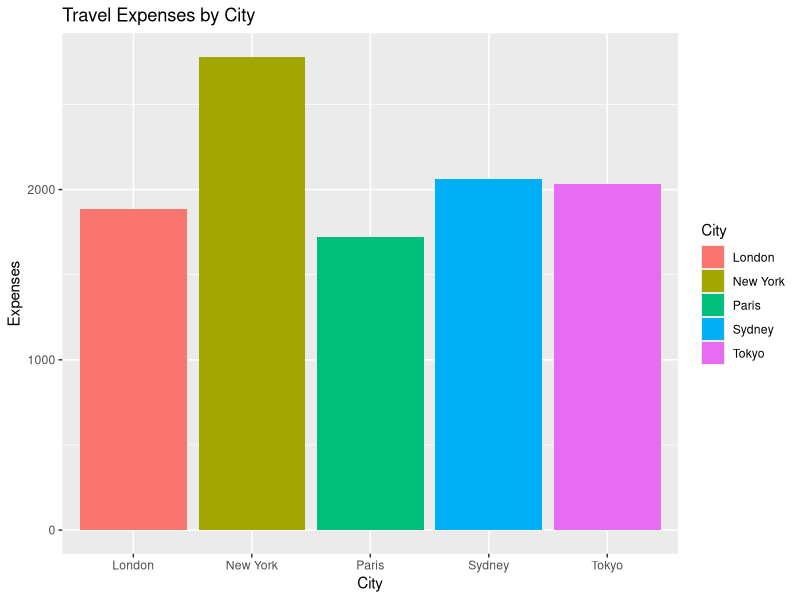
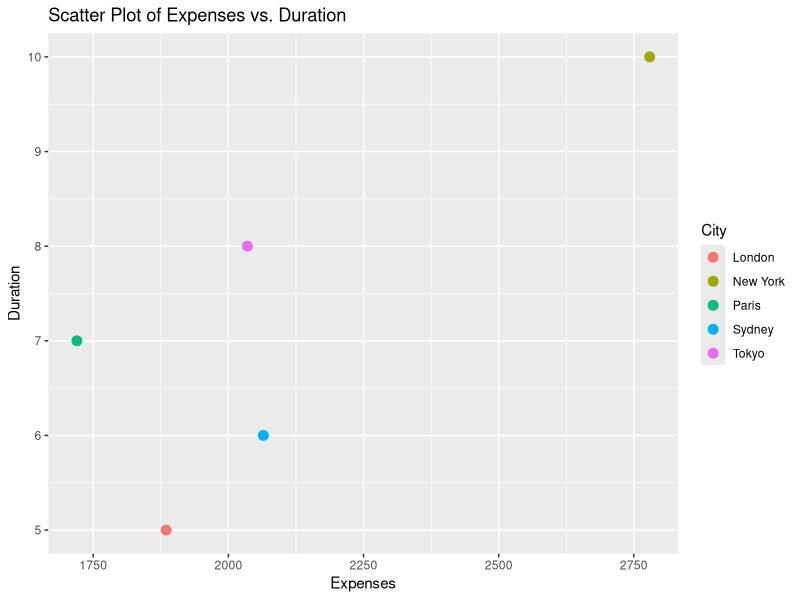
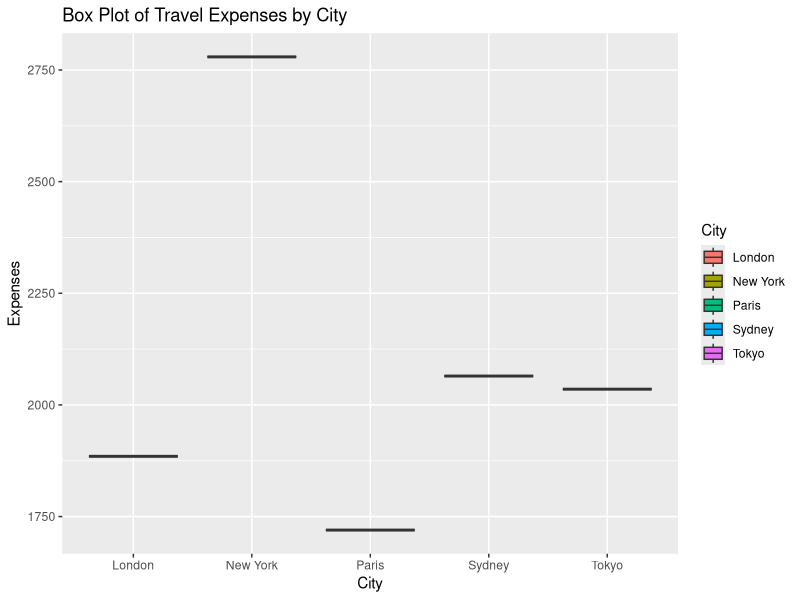
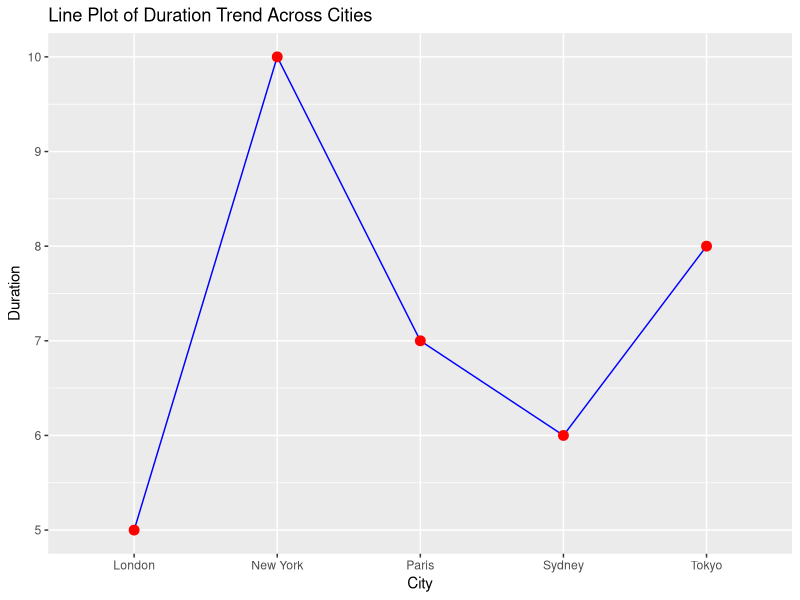
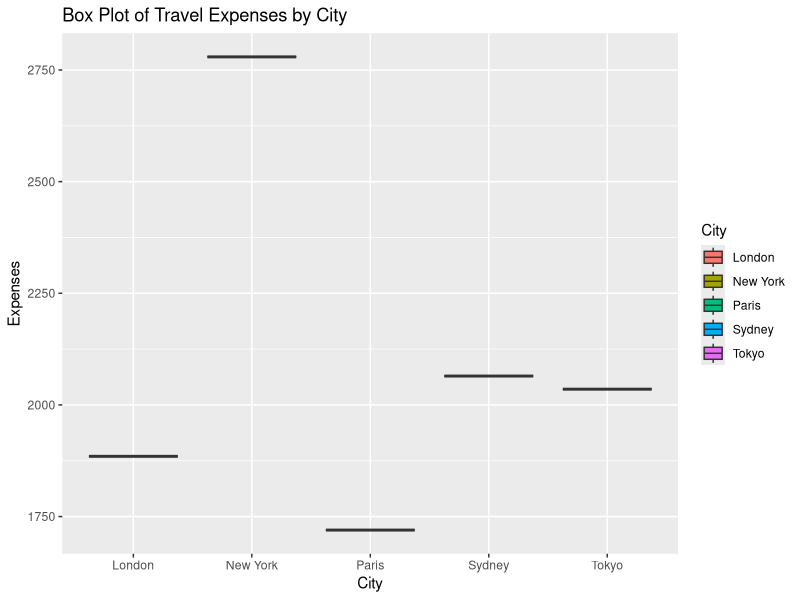
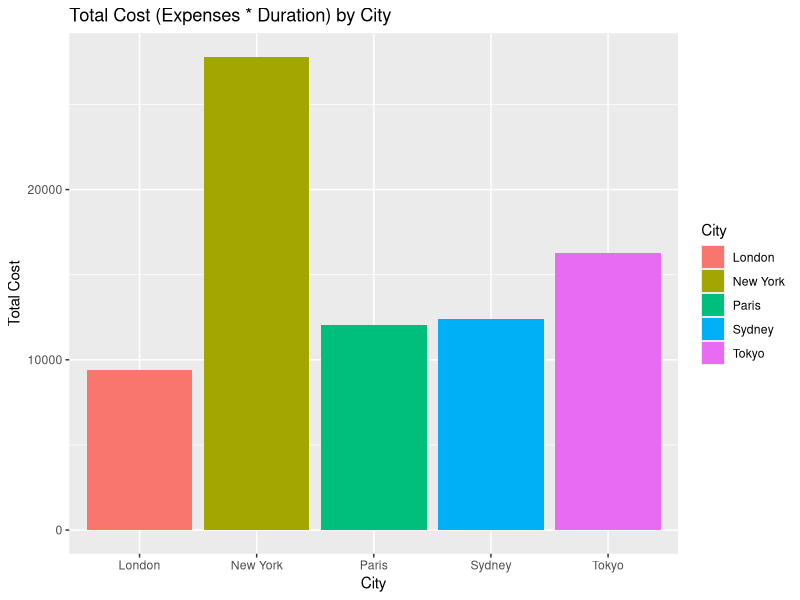
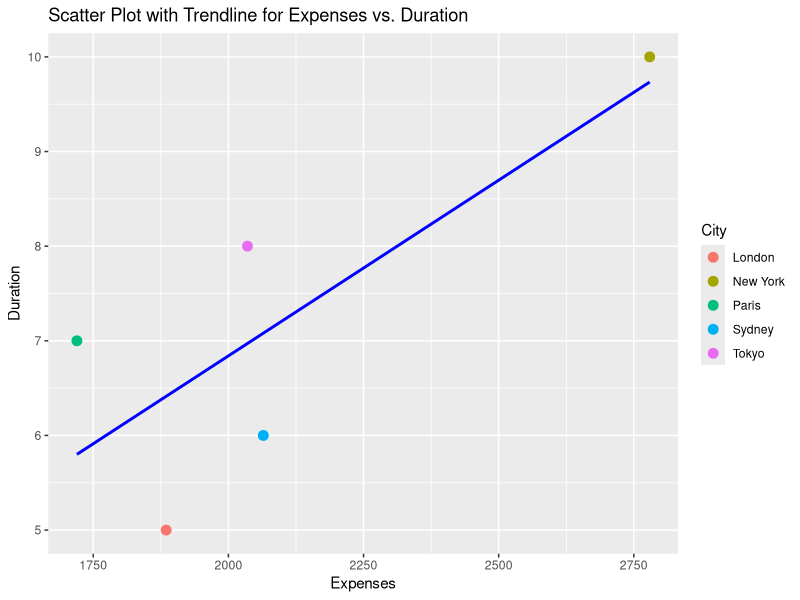
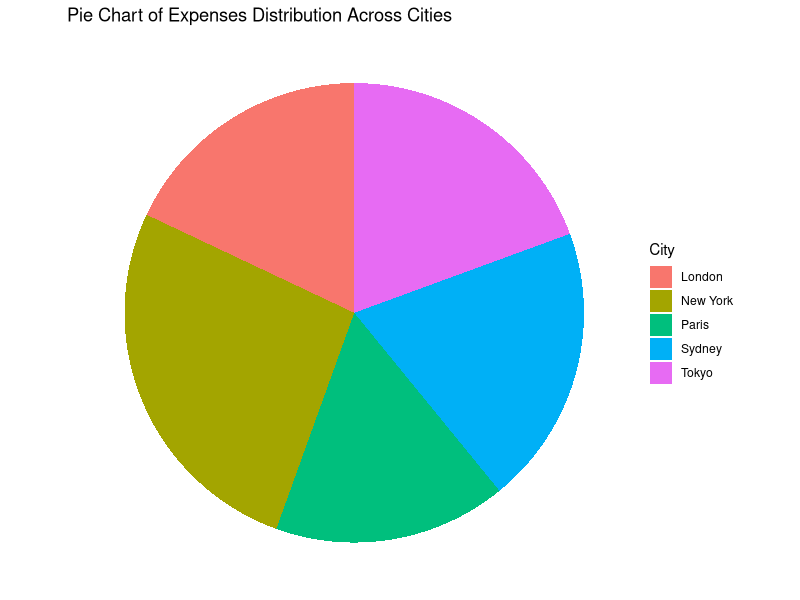

These charts were generated, in order, by the following R code:
install.packages("ggplot2")
library(ggplot2)
# Sample travel data
set.seed(123)
travel_data <- data.frame(
  City = c("Paris", "London", "New York", "Tokyo", "Sydney"),
  Expenses = rnorm(5, mean = 2000, sd = 500),
  Duration = c(7, 5, 10, 8, 6)
)
# Bar plot for Expenses by City
ggplot(travel_data, aes(x = City, y = Expenses, fill = City)) +
  geom_bar(stat = "identity") +
  labs(title = "Travel Expenses by City", x = "City", y = "Expenses")
# Scatter plot for Expenses vs. Duration
ggplot(travel_data, aes(x = Expenses, y = Duration, color = City)) +
  geom_point(size = 3) +
  labs(title = "Scatter Plot of Expenses vs. Duration", x = "Expenses", y = "Duration")

# Calculate total cost as Expenses * Duration
travel_data$total_cost <- travel_data$Expenses * travel_data$Duration

# Find the index of the minimum total cost
min_cost_index <- which.min(travel_data$total_cost)

# Display the recommended city
recommended_city <- travel_data$City[min_cost_index]
cat("The recommended city for the best combination of low expenses and short duration is:", recommended_city, "\n")

# Display the details of the recommended option
recommended_option <- travel_data[min_cost_index, ]
print(recommended_option)

# Box plot for Expenses by City
ggplot(travel_data, aes(x = City, y = Expenses, fill = City)) +
  geom_boxplot() +
  labs(title = "Box Plot of Travel Expenses by City", x = "City", y = "Expenses")

# Line plot for Duration trend across Cities
ggplot(travel_data, aes(x = City, y = Duration, group = 1)) +
  geom_line(color = "blue") +
  geom_point(color = "red", size = 3) +
  labs(title = "Line Plot of Duration Trend Across Cities", x = "City", y = "Duration")

# Box plot for Expenses by City
ggplot(travel_data, aes(x = City, y = Expenses, fill = City)) +
  geom_boxplot() +
  labs(title = "Box Plot of Travel Expenses by City", x = "City", y = "Expenses")


# Bar plot for Total Cost by City
ggplot(travel_data, aes(x = City, y = total_cost, fill = City)) +
  geom_bar(stat = "identity") +
  labs(title = "Total Cost (Expenses * Duration) by City", x = "City", y = "Total Cost")

# Scatter plot with Trendline for Expenses vs. Duration
ggplot(travel_data, aes(x = Expenses, y = Duration, color = City)) +
  geom_point(size = 3) +
  geom_smooth(method = "lm", se = FALSE, color = "blue") +
  labs(title = "Scatter Plot with Trendline for Expenses vs. Duration", x = "Expenses", y = "Duration")

# Pie chart for Distribution of Expenses across Cities
ggplot(travel_data, aes(x = "", y = Expenses, fill = City)) +
  geom_bar(stat = "identity", width = 1) +
  coord_polar("y") +
  labs(title = "Pie Chart of Expenses Distribution Across Cities", x = NULL, y = NULL) +
  theme_void()  # Remove axis labels and ticks for a cleaner look


